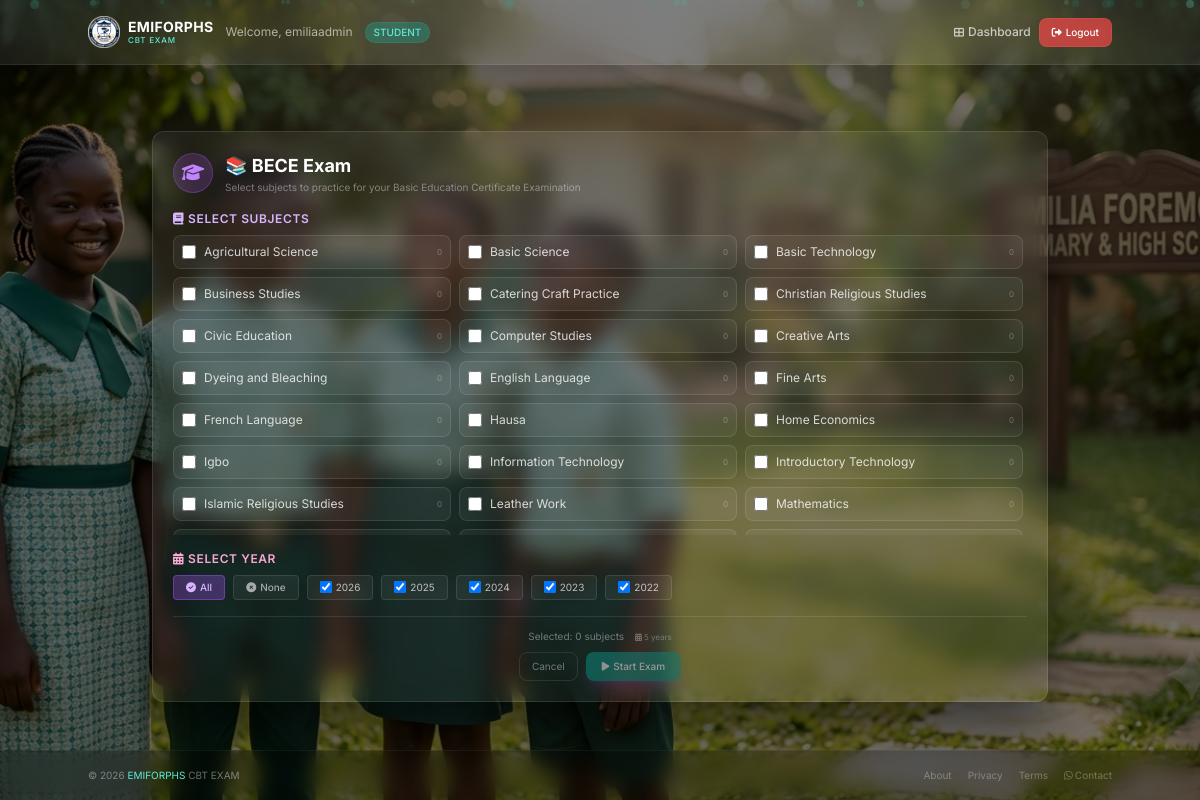
The app's page /student/bece-dashboard/ (signed in) with its own data.
### accounts/models.py (models this page shows, shortened)
class CustomUser(AbstractUser):
    role = models.CharField(max_length=10, choices=Role.choices, default=Role.STUDENT)
    phone = models.CharField(max_length=15, blank=True, null=True)
    school_name = models.CharField(max_length=200, blank=True, null=True)

### exams/models.py (models this page shows, shortened)
class Subject(models.Model):
    name = models.CharField(max_length=100)
    category = models.CharField(max_length=10, choices=ExamCategory.choices)
    class Meta:
        unique_together = ['name', 'category']

### student_portal/views.py (the view)
# urls.py: path('bece-dashboard/', views.bece_dashboard, name='bece_dashboard'),
@login_required
def bece_dashboard(request):
    bece_subjects = Subject.objects.filter(category='BECE').order_by('name')
    has_exams = Exam.objects.filter(category='BECE', is_active=True).exists()
    subject_count = bece_subjects.count()
    available_years = []
    for subject in bece_subjects:
        exam = Exam.objects.filter(category='BECE', subject=subject, is_active=True).first()
        if exam:
            years = exam.questions.filter(year__isnull=False).values_list('year', flat=True).distinct()
            available_years.extend(years)
    available_years = sorted(set(available_years), reverse=True)
    context = {
        'subjects': bece_subjects,
        'has_exams': has_exams,
        'subject_count': subject_count,
        'available_years': available_years,
    }
    return render(request, 'student_portal/bece_dashboard.html', context)

### templates/student_portal/bece_dashboard.html (shortened to what this page needs)
{% extends 'base.html' %}
{% block content %}
<div class="flex items-center justify-center min-h-[calc(100vh-130px)] w-full px-2 py-2 md:px-4">
    <div class="glass-card rounded-xl overflow-hidden max-w-4xl w-full p-3 sm:p-4 md:p-5">
        <div class="flex items-center gap-2 sm:gap-3 mb-3 sm:mb-4">
            <div class="w-8 h-8 sm:w-10 sm:h-10 rounded-full bg-purple-500/20 flex items-center justify-center border border-purple-500/30 flex-shrink-0">
                <i class="fas fa-graduation-cap text-purple-400 text-sm sm:text-lg"></i>
            </div>
            <div class="min-w-0 flex-1">
                <h2 class="text-base sm:text-lg font-bold text-white truncate">📚 BECE Exam</h2>
                <p class="text-white/40 text-[8px] sm:text-[10px] truncate">Select subjects to practice for your Basic Education Certificate Examination</p>
            </div>
        </div>
        <form method="post" action="{% url 'student_portal:start_bece_exam' %}">
            <div class="mb-3 sm:mb-4">
                <h3 class="text-[10px] sm:text-xs font-semibold text-purple-300 mb-1.5 sm:mb-2 uppercase tracking-wider">
                    <i class="fas fa-book mr-1"></i>Select Subjects
                </h3>
                <div class="grid grid-cols-1 xs:grid-cols-2 sm:grid-cols-3 gap-1.5 sm:gap-2 max-h-[40vh] sm:max-h-[calc(100vh-380px)] overflow-y-auto pr-0.5 sm:pr-1 subject-list">
                    {% for subject in subjects %}
                        <label class="flex items-center gap-1.5 sm:gap-2 p-1.5 sm:p-2 bg-white/5 border border-white/10 rounded-lg hover:bg-white/10 transition-all duration-200 cursor-pointer text-[10px] sm:text-xs text-white/80 touch-manipulation">
                            <input type="checkbox" name="subjects" value="{{ subject.id }}"
                                   class="w-3 h-3 sm:w-3.5 sm:h-3.5 text-purple-500 focus:ring-purple-500 rounded subject-checkbox flex-shrink-0">
                            <span class="truncate min-w-0 flex-1">{{ subject.name }}</span>
                            <span class="text-[7px] sm:text-[8px] text-white/30 ml-auto flex-shrink-0">{{ subject.question_count|default:0 }}</span>
                        </label>
                    {% empty %}
                        <div class="col-span-1 xs:col-span-2 sm:col-span-3 text-center py-3 sm:py-4">
                            <p class="text-white/40 text-xs sm:text-sm">No subjects available for BECE</p>
                            <p class="text-white/20 text-[8px] sm:text-[10px] mt-0.5 sm:mt-1">Please add subjects through the admin panel</p>
                        </div>
                    {% endfor %}
                </div>
            </div>
            <div class="mb-3 sm:mb-4">
                <h3 class="text-[10px] sm:text-xs font-semibold text-pink-300 mb-1.5 sm:mb-2 uppercase tracking-wider">
                    <i class="fas fa-calendar-alt mr-1"></i>Select Year
                </h3>
                <div class="flex flex-wrap gap-1.5 sm:gap-2">
                    <button type="button" onclick="toggleAllYears(true)"
                            class="year-toggle px-2 sm:px-3 py-0.5 sm:py-1 rounded text-[8px] sm:text-[10px] font-medium bg-purple-500/30 text-purple-300 border border-purple-500/40 touch-manipulation">
                        <i class="fas fa-check-circle mr-0.5 sm:mr-1"></i>All
                    </button>
                    <button type="button" onclick="toggleAllYears(false)"
                            class="year-toggle px-2 sm:px-3 py-0.5 sm:py-1 rounded text-[8px] sm:text-[10px] font-medium bg-white/5 text-white/60 border border-white/10 hover:bg-white/15 touch-manipulation">
                        <i class="fas fa-times-circle mr-0.5 sm:mr-1"></i>None
                    </button>
                    {% for year in available_years %}
                        <label class="flex items-center gap-0.5 sm:gap-1 px-1.5 sm:px-3 py-0.5 sm:py-1 rounded text-[8px] sm:text-[10px] bg-white/5 border border-white/10 hover:bg-white/10 cursor-pointer transition-all duration-200 touch-manipulation">
                            <input type="checkbox" name="years" value="{{ year }}" class="year-checkbox w-2.5 h-2.5 sm:w-3 sm:h-3 text-purple-500 focus:ring-purple-500 rounded flex-shrink-0" checked>
                            <span class="text-white/70 whitespace-nowrap">{{ year }}</span>
                        </label>
                    {% endfor %}
                </div>
            </div>
            <div class="flex flex-col xs:flex-row items-stretch xs:items-center justify-between gap-2 xs:gap-0 pt-2 sm:pt-3 border-t border-white/10">
                <div class="text-[8px] sm:text-[10px] text-white/40 text-center xs:text-left">
                    Selected: <span id="selected-count">0</span> subjects
                    <span class="ml-1 sm:ml-2 text-[7px] sm:text-[8px] text-white/30">
                        <i class="fas fa-calendar-alt mr-0.5"></i><span id="year-count">{{ available_years|length }}</span> years
                    </span>
                </div>
                <div class="flex gap-2 justify-center xs:justify-end">
                    <a href="{% url 'student_portal:available_exams' %}"
                       class="text-white/40 hover:text-white/60 text-[8px] sm:text-[10px] transition-colors px-2 sm:px-3 py-1 sm:py-1.5 rounded-lg border border-white/10 text-center touch-manipulation">
                        Cancel
                    </a>
                    <button type="submit" id="startBtn"
                            class="btn-primary text-white px-3 sm:px-4 py-1 sm:py-1.5 rounded-lg text-[8px] sm:text-[10px] font-medium transition duration-200 shadow-lg shadow-purple-500/25 opacity-50 cursor-not-allowed touch-manipulation">
                        <i class="fas fa-play mr-0.5 sm:mr-1"></i>Start Exam
                    </button>
                </div>
            </div>
        </form>
    </div>
</div>
{% endblock %}

### templates/base.html (shortened to what this page needs)
<!DOCTYPE html>
<html lang="en">
<head>
    <script src="https://cdn.tailwindcss.com"></script>
    <link rel="stylesheet" href="https://cdnjs.cloudflare.com/ajax/libs/font-awesome/6.5.0/css/all.min.css" />
</head>
<body>
    <div class="scroll-container" id="scrollContainer">
        <div class="content-wrapper">
            <nav class="navbar-glass flex items-center px-4">
                <div class="container mx-auto flex justify-between items-center h-full">
                    <div class="flex items-center space-x-3">
                        <a href="{% url 'dashboard' %}" class="flex items-center space-x-2" id="dashboardLink">
                            <img src="/static/img/new_emilia_logo.png" alt="EMIFORPHS Logo" class="h-8 w-auto" />
                            <div class="hidden sm:block">
                                <h1 class="text-sm font-bold text-white tracking-wide leading-tight">
                                    EMIFORPHS
                                </h1>
                                <p class="text-[8px] text-teal-300 font-medium tracking-widest -mt-0.5">
                                    CBT EXAM
                                </p>
                            </div>
                        </a>
                        {% if user.is_authenticated %}
                            <span class="hidden md:inline text-xs text-white/60">Welcome, {{ user.username }}</span>
                            <span class="text-[10px] bg-teal-500/30 text-teal-300 px-2 py-0.5 rounded-full font-medium border border-teal-500/20">
                                {{ user.role }}
                            </span>
                        {% endif %}
                    </div>
                    <div class="flex items-center space-x-2">
                        {% if user.is_authenticated %}
                            <a href="{% url 'dashboard' %}" class="text-white/70 hover:text-white font-medium text-xs hidden sm:inline transition-colors" id="dashboardNavLink">
                                <i class="fas fa-th-large mr-1 text-[10px]"></i>Dashboard
                            </a>
                            <form method="post" action="{% url 'logout' %}" class="inline" id="logoutForm">
                                <button type="submit" class="bg-red-500/70 hover:bg-red-500 text-white px-3 py-1.5 rounded-lg text-[10px] font-medium transition duration-200 backdrop-blur-sm border border-red-400/20 cursor-pointer">
                                    <i class="fas fa-sign-out-alt mr-1 text-[10px]"></i>Logout
                                </button>
                            </form>
                        {% endif %}
                    </div>
                </div>
            </nav>
            <div class="content-area">
                {% block content %}
                {% endblock %}
            </div>
            <footer class="footer-glass flex items-center px-4">
                <div class="container mx-auto flex flex-col md:flex-row justify-between items-center">
                    <div class="text-[10px] text-white/40">
                        &copy; 2026 <span class="text-teal-300">EMIFORPHS</span> CBT EXAM
                    </div>
                    <div class="flex space-x-4 text-[10px] text-white/30 mt-0.5 md:mt-0">
                        <a href="#" class="hover:text-teal-300 transition-colors">About</a>
                        <a href="#" class="hover:text-teal-300 transition-colors">Privacy</a>
                        <a href="#" class="hover:text-teal-300 transition-colors">Terms</a>
                        <a href="https://wa.me/2348022854677" target="_blank" class="hover:text-teal-300 transition-colors">
                            <i class="fab fa-whatsapp mr-0.5"></i>Contact
                        </a>
                    </div>
                </div>
            </footer>
        </div>
    </div>
</body>
</html>

### templates/base.html (style rules this page uses)
* { font-family: 'Inter', sans-serif; margin: 0; padding: 0; box-sizing: border-box; }
html, body { width: 100%; height: 100%; margin: 0; padding: 0; overflow: hidden; position: relative; }
body { background-image: url('/static/img/Emilia_image_3.PNG') !important; background-size: cover !important; background-position: center !important; background-repeat: no-repeat !important; background-attachment: fixed !important; display: flex; flex-direction: column; height: 100vh; overflow: hidden; }
.scroll-container { position: fixed; top: 0; left: 0; width: 100%; height: 100%; overflow-y: auto; overflow-x: hidden; -webkit-overflow-scrolling: touch; overscroll-behavior: none; touch-action: pan-y; scroll-behavior: smooth; z-index: 1; }
.scroll-container { scrollbar-width: thin; scrollbar-color: rgba(13, 148, 136, 0.3) transparent; }
body::before { content: '' !important; position: fixed !important; top: 0 !important; left: 0 !important; width: 100% !important; height: 100% !important; background: rgba(0, 0, 0, 0.55) !important; z-index: 0 !important; pointer-events: none !important; }
.glass-card { background: rgba(255, 255, 255, 0.08); backdrop-filter: blur(20px); -webkit-backdrop-filter: blur(20px); border: 1px solid rgba(255, 255, 255, 0.15); box-shadow: 0 25px 50px rgba(0, 0, 0, 0.5); }
.navbar-glass { background: rgba(255, 255, 255, 0.08); backdrop-filter: blur(20px); -webkit-backdrop-filter: blur(20px); border-bottom: 1px solid rgba(255, 255, 255, 0.08); box-shadow: 0 4px 30px rgba(0, 0, 0, 0.2); height: 65px; flex-shrink: 0; position: sticky; top: 0; z-index: 50; }
.btn-primary { background: linear-gradient(135deg, #0d9488, #0f766e); transition: all 0.3s ease; }
.footer-glass { background: rgba(0, 0, 0, 0.25); backdrop-filter: blur(10px); -webkit-backdrop-filter: blur(10px); border-top: 1px solid rgba(255, 255, 255, 0.05); height: 50px; flex-shrink: 0; position: sticky; bottom: 0; z-index: 50; }
.content-wrapper { position: relative; z-index: 1; flex: 1; display: flex; flex-direction: column; min-height: 100vh; }
.content-area { flex: 1; display: flex; align-items: center; justify-content: center; padding: 16px 20px; }

### templates/student_portal/bece_dashboard.html (style rules this page uses)
.glass-card { background: rgba(255, 255, 255, 0.05); backdrop-filter: blur(10px); -webkit-backdrop-filter: blur(10px); border: 1px solid rgba(255, 255, 255, 0.1); }
.touch-manipulation { touch-action: manipulation; -webkit-tap-highlight-color: transparent; }
body { overflow-x: hidden; max-width: 100vw; }
.btn-primary:disabled { opacity: 0.5; cursor: not-allowed; transform: none !important; }

### records on screen
CustomUser: username "emiliaadmin", role "STUDENT"
Subject: name "Agricultural Science", question_count "0"
Subject: name "Basic Science", question_count "0"
Subject: name "Basic Technology", question_count "0"
Subject: name "Business Studies", question_count "0"
Subject: name "Catering Craft Practice", question_count "0"
Subject: name "Christian Religious Studies", question_count "0"
Subject: name "Civic Education", question_count "0"
Subject: name "Computer Studies", question_count "0"
Subject: name "Creative Arts", question_count "0"
Subject: name "Dyeing and Bleaching", question_count "0"
Subject: name "English Language", question_count "0"
Subject: name "Fine Arts", question_count "0"
Subject: name "French Language", question_count "0"
Subject: name "Hausa", question_count "0"
Subject: name "Home Economics", question_count "0"
Subject: name "Igbo", question_count "0"
Subject: name "Information Technology", question_count "0"
Subject: name "Introductory Technology", question_count "0"
Subject: name "Islamic Religious Studies", question_count "0"
Subject: name "Leather Work", question_count "0"
Subject: name "Mathematics", question_count "0"

### other values on screen
{{ year }} "2026" "2025" "2024" "2023" "2022"
{{ available_years|length }} "5"
